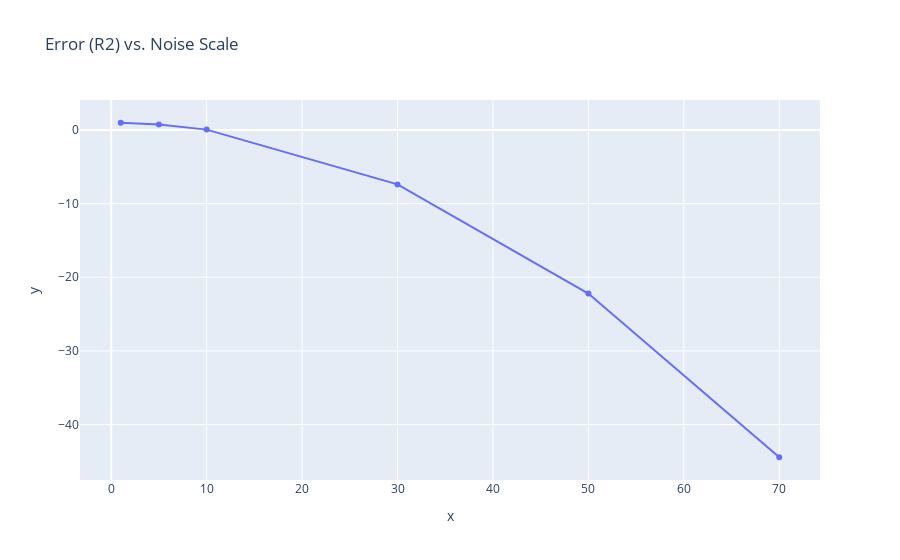

Write notebook code for a chart like this one.
### Code cell
noise_scales = [1, 5, 10, 30, 50, 70]
errors_r2 = []
for noise in tqdm(noise_scales):
    X_train, y_train = generate_sample(n_train_data_points, n_dims, lower_bound, upper_bound, target_func, noise_scale=noise)
    gpr = GPR(**args)
    gpr = gpr.fit(X_train, y_train)
    y_pred = gpr.predict(X_test)
    error_r2 = r2_score(y_test, y_pred)
    errors_r2.append(error_r2)
    
px.scatter(x=noise_scales, y=errors_r2, title='Error (R2) vs. Noise Scale', trendline="lowess")

### Figure 1 — Plotly figure (JSON) as saved in the notebook; plotly's stock layout.template omitted (floating-point values rounded to 4 significant figures)
{"data": [{"hovertemplate": "x=%{x}<br>y=%{y}<extra></extra>", "legendgroup": "", "marker": {"color": "#636efa", "symbol": "circle"}, "mode": "markers", "name": "", "orientation": "v", "showlegend": false, "type": "scatter", "x": [1, 5, 10, 30, 50, 70], "xaxis": "x", "y": [0.9874, 0.7574, 0.05375, -7.383, -22.22, -44.45], "yaxis": "y"}, {"hovertemplate": "<b>LOWESS trendline</b><br><br>x=%{x}<br>y=%{y} <b>(trend)</b><extra></extra>", "legendgroup": "", "marker": {"color": "#636efa", "symbol": "circle"}, "mode": "lines", "name": "", "showlegend": false, "type": "scatter", "x": [1, 5, 10, 30, 50, 70], "xaxis": "x", "y": [0.9874, 0.7574, 0.05375, -7.383, -22.22, -44.45], "yaxis": "y"}], "layout": {"legend": {"tracegroupgap": 0}, "title": {"text": "Error (R2) vs. Noise Scale"}, "xaxis": {"anchor": "y", "domain": [0, 1], "title": {"text": "x"}}, "yaxis": {"anchor": "x", "domain": [0, 1], "title": {"text": "y"}}}}
